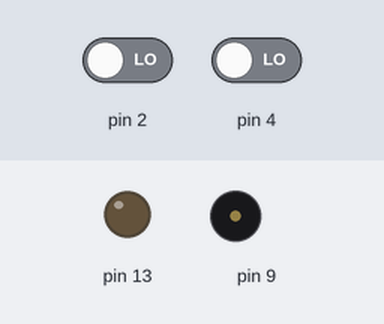
A sketch run on a simulated Arduino Uno, built with avr-gcc and run on an emulated ATmega328P. On the bench: output pins drawn as LEDs (lit = HIGH), buzzer (waves = sounding). Dashed ring = blinking. The inputs (shaded band) are chosen by the test bench; at power-on: pin 4 LOW, pin 2 LOW.

Above: at 1.2 s.
1.3 s: pin 4 driven HIGH
At 1.5 s:
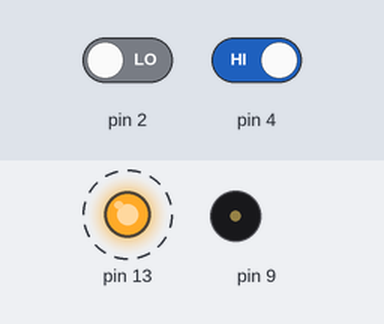
4.3 s: pin 2 driven HIGH
At 4.7 s:
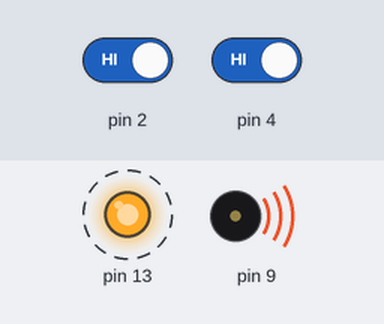
7.3 s: pin 2 driven LOW
At 7.5 s:
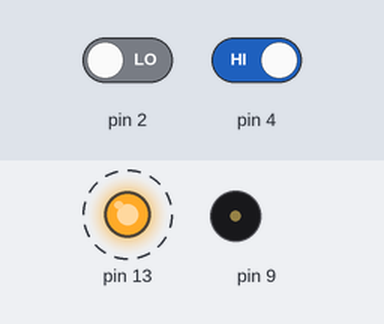
10.3 s: pin 4 driven LOW
At 10.3 s:
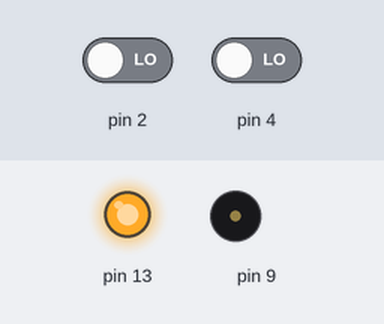
Timing chart, 0 to 12.8 s (numbered marks = the images above; inputs shaded):
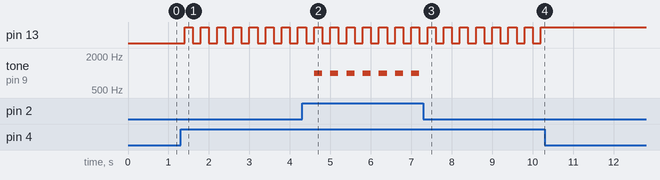

The sketch:

code.ino
```cpp
int encendido = false;

void setup()
{
  pinMode(13, OUTPUT);
  pinMode(9, OUTPUT);
  pinMode(2, INPUT);
}

void loop()
{
  int boton = digitalRead(4);
  if ( boton == HIGH ) // boton presionado
  {
    encendido = !encendido; // activamos o desactivamos el sistema
  }

  if (encendido == true)
  {
    digitalWrite(13, HIGH); // enciende led
  }
  else {
    digitalWrite(13, LOW); // apaga led
  }


  int pir = digitalRead(2);
  // si el sistema esta activo y detecta movimiento suena
  if (encendido == true && pir == HIGH)
  {
    tone(9, 1000);
  }
  else {
    noTone(9);
  }
  delay(200);
}
```

Measured:
- after the input at 1.3 s, pin 13: alternates HIGH for 0.20 s and LOW for 0.20 s, starting after 0.10 s
- after the input at 4.3 s, tone on pin 9: alternates 1000 Hz for 0.20 s and silent for 0.20 s, starting after 0.30 s
- after the input at 7.3 s, tone on pin 9: stops changing and stays silent
- after the input at 10.3 s, pin 13: stops changing and stays HIGH
